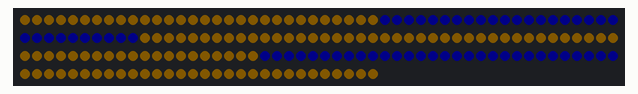
A sketch run on a simulated Arduino Uno, built with avr-gcc and run on an emulated ATmega328P. Parts: 180 RGB LEDs in strip order, left to right, continuing on the next row. Dim RGB values are drawn brighter than linear; random numbers use the default seed unless the sketch sets one.

Above: at 1.1 s.
At 13.0 s:
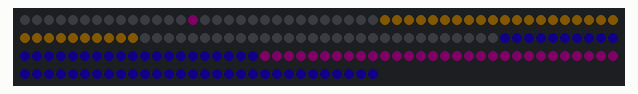
At 15.7 s:
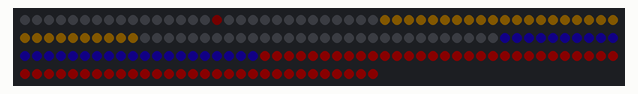
At 19.7 s:
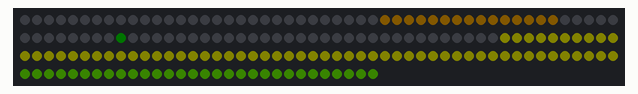
At 23.7 s:
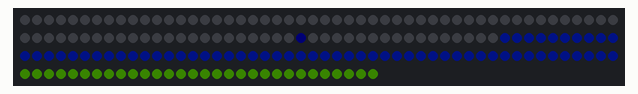
At 27.6 s:
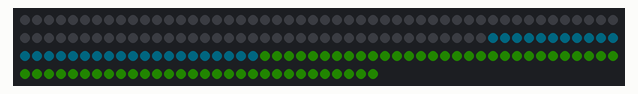

Measured:
- what the display in image 0 shows lasts 0.6 s, from 1.0 s to 1.6 s
- what the display in image 1 shows lasts 1.3 s, from 12.9 s to 14.2 s
- what the display in image 3 shows lasts 1.2 s, from 19.7 s to 20.9 s

The sketch:

bookshelf.ino
```cpp
#include <math.h>

#include <FastLED.h>

#include "LEDStrip.h"

FASTLED_USING_NAMESPACE

#define DATA_PIN        9
#define LED_TYPE        WS2812B
#define COLOR_ORDER     GRB
#define LEDS_PER_STRIP  15
#define NUM_LEDS        180
#define BRIGHTNESS      85

#define HORIZ_ROWS       3
#define HORIZ_COLS       2
#define VERT_ROWS        2
#define VERT_COLS        3

int NUM_STRIPS = NUM_LEDS / LEDS_PER_STRIP;

CRGB leds[NUM_LEDS];

LEDStrip horizStrips[HORIZ_ROWS][HORIZ_COLS] = {
  {{0, 14}, {29, 15}},
  {{59, 45}, {30, 44}},
  {{60, 74}, {89, 75}},
};

LEDStrip vertStrips[VERT_ROWS][VERT_COLS] = {
  {{179, 165}, {120, 134}, {119, 105}},
  {{150, 164}, {149, 135}, {90, 104}},
};

void setup() {
//  Serial.begin(9600);

  delay(1000); // 1 second delay for recovery

  // tell FastLED about the LED strip configuration
  FastLED.addLeds<LED_TYPE,DATA_PIN,COLOR_ORDER>(leds, NUM_LEDS).setCorrection(TypicalLEDStrip);

  // set master brightness control
  FastLED.setBrightness(BRIGHTNESS);
}

void loop() {
  boxStuff();
  downwardsCradle();
  horizBars(3);
  squareRotate(3);
  complementPatternLoop(1);
  randomPlus(10);
  allToColorInStripsLoop(3);
  downwardsCradle();
  horizBars(3);
}
```

LEDStrip.h
```cpp
typedef struct {
  int start;
  int end;
} LEDStrip;
```

colorHelpers.ino
```cpp
#include <FastLED.h>

CHSV getComplement(CHSV color) {
  int newHue = (color.hue + 128) % 256;
  return CHSV(newHue, color.saturation, color.value);
}

CHSV randomColor() {
  int color = random(256);

  return CHSV(color, 255, BRIGHTNESS);
}

CRGB getNewColor(CRGB oldColor) {
  CRGB newColor = randomColor();
  while (oldColor == newColor) {
    newColor = randomColor();
  }
  return newColor;
}

CHSV rgbToHsv(CRGB in)
{
    CHSV         out;
    double      min, max, delta;

    min = in.r < in.g ? in.r : in.g;
    min = min  < in.b ? min  : in.b;

    max = in.r > in.g ? in.r : in.g;
    max = max  > in.b ? max  : in.b;

    out.v = max;                                // v
    delta = max - min;
    if (delta < 0.00001)
    {
        out.s = 0;
        out.h = 0; // undefined, maybe nan?
        return out;
    }
    if( max > 0.0 ) { // NOTE: if Max is == 0, this divide would cause a crash
        out.s = (delta / max);                  // s
    } else {
        // if max is 0, then r = g = b = 0
        // s = 0, h is undefined
        out.s = 0.0;
        out.h = NAN;                            // its now undefined
        return out;
    }
    if( in.r >= max )                           // > is bogus, just keeps compilor happy
        out.h = ( in.g - in.b ) / delta;        // between yellow & magenta
    else
    if( in.g >= max )
        out.h = 2.0 + ( in.b - in.r ) / delta;  // between cyan & yellow
    else
        out.h = 4.0 + ( in.r - in.g ) / delta;  // between magenta & cyan

    out.h *= 60.0;                              // degrees

    if( out.h < 0.0 )
        out.h += 360.0;

    return out;
}
```

colorSetters.ino
```cpp
#include <FastLED.h>

void allToColor(CRGB color) {
  for (int i = 0; i < NUM_LEDS; i++) {
    leds[i] = color;
  }
  FastLED.show();
}

void allHorizToColor(CRGB color) {
  for (int r = 0; r < HORIZ_ROWS; r++) {
    for (int c = 0; c < HORIZ_COLS; c++) {
      colorStripRGB(horizStrips[r][c], color);
    }
  }
  FastLED.show();
}

void allVertToColor(CRGB color) {
  for (int r = 0; r < VERT_ROWS; r++) {
    for (int c = 0; c < VERT_COLS; c++) {
      colorStripRGB(vertStrips[r][c], color);
    }
  }
  FastLED.show();
}

void allToColorInStrips() {
  for (int strip = 0; strip < NUM_STRIPS; strip++) {
    CHSV color = randomColor();
    for (int i = strip * LEDS_PER_STRIP; i < (strip + 1) * LEDS_PER_STRIP; i++) {
      leds[i] = color;
    }
  }
  FastLED.show();
}

void allToColorInStripsLoop(int iterations) {
  for (int i = 0; i < iterations; i++) {
    allToColorInStrips();
    delay(500);
  }
}


// random colors
void randomSample() {
for (int i = 0; i < NUM_LEDS; i++) {
    leds[i] = randomColor();
  }
}

void randomSampleLoop(int numLoops) {
  for (int i = 0; i < numLoops; i++) {
    randomSample();
    FastLED.show();
    delay(300);
  }
}
```

cradle.ino
```cpp
#include <FastLED.h>

// cradle
void colorCradle(int cradleStart, int cradleEnd, CRGB newColor) {
  for (int i = cradleStart; i <= cradleEnd; i++) {
    leds[i] = newColor;
  }
  FastLED.show();
}

void moveOnStripWithPhysics(int start, int end, bool shouldAccelerate) {
  int offset = start < end ? 1 : -1;

  int startValue = start + offset;

  for (int cur = startValue; cur != end + offset; cur += offset) {
    // if we should accelerate, start slow go faster. Otherwise do the opposite
    int distFromStart = abs(start - cur);
    int baseDelay = shouldAccelerate ? LEDS_PER_STRIP - distFromStart : distFromStart;
    delay((75 + baseDelay*baseDelay) / 4);

    // final iteration
    if (cur == end) {
      leds[cur] = leds[cur - offset];
      for (int inner = startValue; inner != end; inner += offset) {
        leds[inner] = CRGB::Black;
      }
    } else {
      for (int inner = cur; inner != startValue - offset; inner -= offset) {
        CHSV oldColor = rgb2hsv_approximate(leds[inner - offset]);
        leds[inner] = oldColor;

        int newValue = oldColor.value - 20;
        if (newValue < 0) {
          break;
        }

        leds[inner - offset] = CHSV(oldColor.hue, oldColor.saturation, newValue);
      }
    }


    FastLED.show();
  }

  // for (int cur = start + offset; cur != end + offset; cur += offset) {
  //   leds[cur] = CRGB::Black;
  // }
}

// puts a new color in this index, returns new color
CRGB updateColor(int ind) {
  CRGB newColor = getNewColor(leds[ind]);
  leds[ind] = newColor;
  FastLED.show();
  return newColor;
}

void downwardsCradle() {
  for (int r = 0; r < HORIZ_ROWS; r++) {
    for (int c = 0; c < HORIZ_COLS; c++) {
      cradle2D(r, c);
    }
  }
}

void cradle2D(int row, int col) {
  int frameRate = 80;
  // weird but just the way it works right now
  int midStart = vertStrips[0][1].start;
  int midEnd = vertStrips[1][1].start;

  // If we're on left, we change left pillar on end
  bool isLeft = col == 0;
  int sideStart;
  int sideEnd;
  if (isLeft) {
    sideStart = vertStrips[1][0].start;
    sideEnd = vertStrips[0][0].start;
  } else {
    sideStart = vertStrips[1][2].start;
    sideEnd = vertStrips[0][2].start;
  }


  CRGB startColor;
  if (leds[midStart] != CRGB(0, 0, 0)) {
    startColor = leds[midStart];
  } else {
    startColor = randomColor();
  }

  colorCradle(midStart, midEnd, startColor);

  // int stripRow = random(HORIZ_ROWS);
  // int stripCol = random(HORIZ_COLS);
  LEDStrip strip = horizStrips[row][col];

  leds[strip.end] = startColor;
  FastLED.show();
  moveOnStripWithPhysics(strip.end, strip.start, false);

  // Update color, handle strip
  CRGB newColor = updateColor(strip.start);
  colorCradle(sideStart, sideEnd, newColor);

  moveOnStripWithPhysics(strip.start, strip.end, true);

  leds[strip.end] = CRGB::Black;

  colorCradle(midStart, midEnd, newColor);
}
```

grid.ino
```cpp
#include <FastLED.h>

LEDStrip plusStrips[4] = {horizStrips[1][0], vertStrips[0][1], horizStrips[1][1], vertStrips[1][1]};

// A is plus color, B is background
void colorPlus(CHSV colorA, CHSV colorB) {
  LEDStrip strip;
  for (int row = 0; row < HORIZ_ROWS; row++){
    for (int col = 0; col < HORIZ_COLS; col++) {
      strip = horizStrips[row][col];
      CHSV color = row % 2 == 0 ? colorB : colorA;
      colorStrip(strip, color);
    }
  }

  for (int row = 0; row < VERT_ROWS; row++){
    for (int col = 0; col < VERT_COLS; col++) {
      strip = vertStrips[row][col];
      CHSV color = col % 2 == 0 ? colorB : colorA;
      colorStrip(strip, color);
    }
  }
  FastLED.show();
}

void randomPlus(int iterations) {
  for (int n = 0; n < iterations; n++) {
    for (int s = 0; s < 4; s++) {
      LEDStrip strip = plusStrips[s];
      randomStrip(strip);
    }
    FastLED.show();
    delay(200);
  }
}

// complement stuff
void complementPattern(CHSV finalColors[]) {
  CHSV colorA = randomColor();
  CHSV colorB = getComplement(colorA);

  colorPlus(colorA, colorB);
  delay(600);
  colorPlus(colorB, colorA);
  delay(600);

  if (sizeof(finalColors == 2)) {
    finalColors[0] = colorA;
    finalColors[1] = colorB;
  }
}

void complementPatternLoop(int iterations) {
  for (int i = 0; i < iterations; i++) {
    CHSV fake[] = {};
    complementPattern(fake);
  }
}

void colorSide(CHSV innerColor, CHSV outerColor, int side) {
  LEDStrip mid;
  LEDStrip outer[2];

  switch (side) {
    case 0:
      mid = vertStrips[0][1];
      outer[0] = horizStrips[0][0];
      outer[1] = horizStrips[0][1];
      break;
    case 1:
      mid = horizStrips[1][1];
      outer[0] = vertStrips[0][2];
      outer[1] = vertStrips[1][2];
      break;
    case 2:
      mid = vertStrips[1][1];
      outer[0] = horizStrips[2][0];
      outer[1] = horizStrips[2][1];
      break;
    case 3:
      mid = horizStrips[1][0];
      outer[0] = vertStrips[0][0];
      outer[1] = vertStrips[1][0];
      break;
  }

  colorStrip(mid, innerColor);
  colorStrip(outer[0], outerColor);
  colorStrip(outer[1], outerColor);
}

void spinny(CHSV colors[], int iterations, bool darthMaul) {
  int offsetStart = random(4);

  int isForwards = random(2) == 0;

  for (int n = 0; n < iterations; n++) {
    if (isForwards) {
      for (int i = 0; i < 4; i++) {
        allToColor(CRGB::Black);
        int curInd = (i + offsetStart) % 4;
        colorSide(colors[0], colors[1], curInd);
        if (darthMaul) {
          int otherInd = (curInd + 2) % 4;
          colorSide(colors[0], colors[1], otherInd);
        }
        FastLED.show();
        delay(darthMaul ? 450 : 150);
      }
    } else {
      for (int i = 3; i >= 0; i--) {
        allToColor(CRGB::Black);
        int curInd = (i + offsetStart) % 4;
        colorSide(colors[0], colors[1], curInd);
        if (darthMaul) {
          int otherInd = (curInd + 2) % 4;
          colorSide(colors[0], colors[1], otherInd);
        }
        FastLED.show();
        delay(darthMaul ? 450 : 150);
      }
    }
  }
}

// returns plus color
CHSV plusBox(CHSV plusColors[]) {
  CHSV testo[2] = {CHSV(0,0,0), CHSV(0,0,0)};
  complementPattern(testo);
  colorPlus(testo[0], CHSV(0, 0, 0));
  delay(600);
  colorPlus(CHSV(0, 0, 0), testo[1]);
  delay(600);

  plusColors[0] = testo[0];
  plusColors[1] = testo[1];
}

void boxStuff() {
  CHSV spinColors[] = {CHSV(0,0,0), CHSV(0,0,0)};
  plusBox(spinColors);
  spinny(spinColors, 5, false);
  plusBox(spinColors);
  spinny(spinColors, 2, true);
}

void horizBars(int iterations) {
  allHorizToColor(CRGB::Black);
  FastLED.show();
  delay(180);
  CHSV color = randomColor();

  for (int n = 0; n < iterations; n++) {
    for (int r = 0; r < HORIZ_ROWS; r++) {
      allHorizToColor(CRGB::Black);
      for (int c = 0; c < HORIZ_COLS; c++) {
        colorStrip(horizStrips[r][c], color);
      }
      FastLED.show();
      delay(180);
    }
  }

  allHorizToColor(CRGB::Black);
  FastLED.show();
  delay(200);
}

void colorCorner(int corner, CHSV color) {
  LEDStrip squares[4][4] = {
    {horizStrips[0][0], vertStrips[0][1], horizStrips[1][0], vertStrips[0][0]},
    {horizStrips[0][1], vertStrips[0][2], horizStrips[1][1], vertStrips[0][1]},
    {horizStrips[1][1], vertStrips[1][2], horizStrips[2][1], vertStrips[1][1]},
    {horizStrips[1][0], vertStrips[1][1], horizStrips[2][0], vertStrips[1][0]},
  };

  colorStrips(squares[corner], 4, color);
}

void squareRotate(int iterations) {
  CHSV colorA = randomColor();
  CHSV colorB = getComplement(colorA);

  for (int i = 0; i < iterations * 4; i++) {
    allToColor(CRGB::Black);
    int corner1 = i % 4;
    int corner2 = (i + 2) % 4;
    colorCorner(corner1, colorA);
    colorCorner(corner2, colorB);
    FastLED.show();
    delay(350);
  }
}
```

strips.ino
```cpp
#include <FastLED.h>

bool stripGoesForwards(LEDStrip strip) {
  // its forwards if end > start
  return strip.end > strip.start;
}

void colorStrip(LEDStrip strip, CHSV color) {
  int offset = strip.start < strip.end ? 1 : -1;

  for (int cur = strip.start; cur != strip.end + offset; cur += offset) {
    leds[cur] = color;
  }
}

void colorStrips(LEDStrip strips[], int len, CHSV color) {
  for (int i = 0; i < len; i++) {
    colorStrip(strips[i], color);
  }
}

void randomStrip(LEDStrip strip) {
  int offset = strip.start < strip.end ? 1 : -1;

  for (int cur = strip.start; cur != strip.end + offset; cur += offset) {
    leds[cur] = randomColor();
  }
}

void colorStripRGB(LEDStrip strip, CRGB color) {
  int offset = strip.start < strip.end ? 1 : -1;

  for (int cur = strip.start; cur != strip.end + offset; cur += offset) {
    leds[cur] = color;
  }
}
```
